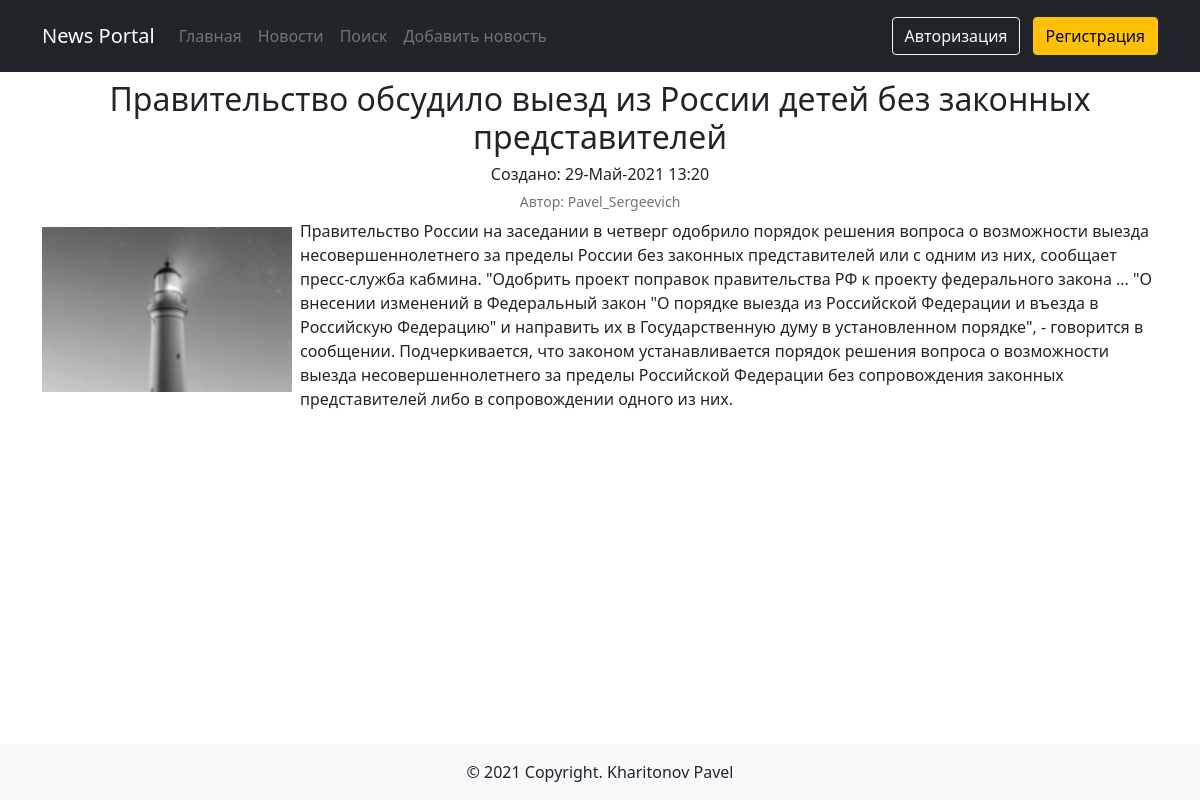
The page /news/2 on the database its author committed.
### news/models.py (models this page shows, shortened)
class Post(models.Model):
    ARTICLE = 'AR'
    NEWS = 'NS'
    POST_CHOICES = (
        (ARTICLE, 'Статья'),
        (NEWS, 'Новость'),
    )
    author = models.ForeignKey(Author, on_delete=models.CASCADE, verbose_name='Имя автора')
    type_post = models.CharField(max_length=2, choices=POST_CHOICES,
                                 default=ARTICLE, verbose_name='Тип')
    created_at = models.DateTimeField(auto_now_add=True, verbose_name='Дата создания')
    category = models.ManyToManyField(Category, through='PostCategory', verbose_name='Категория')
    title = models.CharField(max_length=255, verbose_name='Заголовок')
    content = models.TextField(verbose_name='Контент')
    rating = models.IntegerField(default=0, verbose_name='Рейтинг')
    class Meta:
        verbose_name = 'Новость'
        verbose_name_plural = 'Новости'

class Author(models.Model):
    user = models.OneToOneField(User, on_delete=models.CASCADE, verbose_name='Имя')
    rating = models.IntegerField(default=0, verbose_name='Рейтинг')
    def __str__(self):
        return f'{self.user}'
    class Meta:
        verbose_name = 'Автор'
        verbose_name_plural = 'Авторы'

### news/views.py (the view)
# urls.py: path('<int:pk>', PostDetailView.as_view(), name='post'),
class PostDetailView(DetailView):
    model = Post
    template_name = 'news/post.html'
    context_object_name = 'post'
    def get_context_data(self, **kwargs):
        context = super().get_context_data(**kwargs)
        context['is_not_author'] = not self.request.user.groups.filter(name='authors').exists()
        context['post_author'] = str(Post.objects.get(pk=self.kwargs.get('pk')).author.user)
        return context

### news/templatetags/custom_tags.py (called while the page is built)
@register.filter(name='censor')
def censor(value):
    words = ['дурак', 'сука']
    for word in words:
        if word in value:
            value = value.replace(word, '***')
    return str(value)

### news/templates/news/post.html (shortened to what this page needs)
{% extends 'default.html' %}
{% load custom_tags %}
{% block content %}
  <h2 class="text-center mt-2">{{ post.title|censor }}</h2>
  <h6 class="text-center">Создано: {{ post.created_at|date:'d-M-Y H:i'  }}</h6>
  <h6 class="text-center"><small class="text-muted">Автор: {{ post.author }}</small></h6>
  <p><img src="/media/photo.jpg" class="me-2 mb-2 mt-2" alt="{{ post.title|censor }}" style="max-width:250px;float:left;">{{ post.content|censor}}</p>
{% endblock content %}

### rows shown on the page
Post: title|censor "Правительство обсудило выезд из России детей без законных представителей", created_at "29-Май-2021 13:20", author "Pavel_Sergeevich", content|censor "Правительство России на заседании в четверг одобрило порядок решения вопроса о возможности выезда несовершеннолетнего за пределы России без законных представителей или с одним из них, сообщает пресс-служба кабмина. \"Одобрить проект поправок правительства РФ к проекту федерального закона ... \"О внесении изменений в Федеральный закон \"О порядке выезда из Российской Федерации и въезда в Российскую Федерацию\" и направить их в Государственную думу в установленном порядке\", - говорится в сообщении. Подчеркивается, что законом устанавливается порядок решения вопроса о возможности выезда несовершеннолетнего за пределы Российской Федерации без сопровождения законных представителей либо в…"
